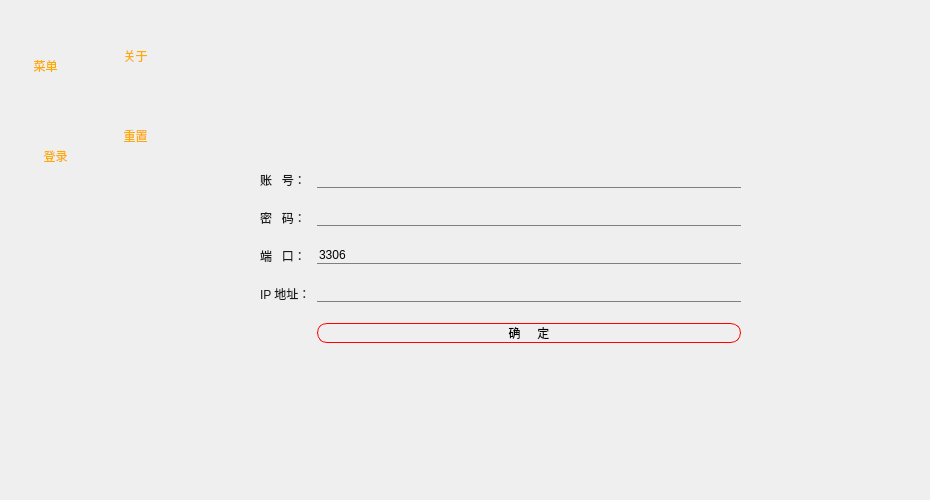
<?xml version="1.0" encoding="UTF-8"?>
<ui version="4.0">
 <class>Form</class>
 <widget class="QWidget" name="Form">
  <property name="enabled">
   <bool>true</bool>
  </property>
  <property name="geometry">
   <rect>
    <x>0</x>
    <y>0</y>
    <width>930</width>
    <height>500</height>
   </rect>
  </property>
  <property name="minimumSize">
   <size>
    <width>930</width>
    <height>500</height>
   </size>
  </property>
  <property name="maximumSize">
   <size>
    <width>928</width>
    <height>498</height>
   </size>
  </property>
  <property name="windowTitle">
   <string>Form</string>
  </property>
  <property name="styleSheet">
   <string notr="true">QWidget#Form{
	border-image: url(:/register/register.jpg);
}
</string>
  </property>
  <widget class="QPushButton" name="register_menu_btn">
   <property name="geometry">
    <rect>
     <x>10</x>
     <y>30</y>
     <width>71</width>
     <height>71</height>
    </rect>
   </property>
   <property name="styleSheet">
    <string notr="true">QPushButton{
border-radius:35px;
background-color:transparent;
color:rgb(255, 170, 0);
font: 14pt &quot;隶书&quot;;}
QPushButton:hover{
border-radius:35px;
background-color:rgb(255, 255, 255);
color: rgb(255, 85, 0);
font: 14pt &quot;隶书&quot;;}
QPushButton:pressed{
border-radius:35px;
background-color:rgb(255, 255, 255);
color:rgb(112, 112, 112);
font: 14pt &quot;隶书&quot;;}
QPushButton:checked{
border-radius:35px;
background-color:transparent;
color: rgb(170, 255, 127);
font: 14pt &quot;隶书&quot;;}
</string>
   </property>
   <property name="text">
    <string>菜单</string>
   </property>
   <property name="checkable">
    <bool>true</bool>
   </property>
  </widget>
  <widget class="QPushButton" name="registert_about_btn">
   <property name="geometry">
    <rect>
     <x>100</x>
     <y>20</y>
     <width>71</width>
     <height>71</height>
    </rect>
   </property>
   <property name="styleSheet">
    <string notr="true">QPushButton{
border-radius:35px;
background-color:transparent;
color:rgb(255, 170, 0);
font: 14pt &quot;隶书&quot;;}
QPushButton:hover{
border-radius:35px;
background-color:rgb(255, 255, 255);
color: rgb(255, 85, 0);
font: 14pt &quot;隶书&quot;;}
QPushButton:pressed{
border-radius:35px;
background-color:transparent;
color:rgb(255, 0, 0);
font: 14pt &quot;隶书&quot;;}</string>
   </property>
   <property name="text">
    <string>关于</string>
   </property>
  </widget>
  <widget class="QPushButton" name="register_reset_btn">
   <property name="geometry">
    <rect>
     <x>100</x>
     <y>100</y>
     <width>71</width>
     <height>71</height>
    </rect>
   </property>
   <property name="styleSheet">
    <string notr="true">QPushButton{
border-radius:35px;
background-color:transparent;
color:rgb(255, 170, 0);
font: 14pt &quot;隶书&quot;;}
QPushButton:hover{
border-radius:35px;
background-color:rgb(255, 255, 255);
color: rgb(255, 85, 0);
font: 14pt &quot;隶书&quot;;}
QPushButton:pressed{
border-radius:35px;
background-color:transparent;
color:rgb(255, 0, 0);
font: 14pt &quot;隶书&quot;;}</string>
   </property>
   <property name="text">
    <string>重置</string>
   </property>
  </widget>
  <widget class="QPushButton" name="register_logon_btn">
   <property name="geometry">
    <rect>
     <x>20</x>
     <y>120</y>
     <width>71</width>
     <height>71</height>
    </rect>
   </property>
   <property name="styleSheet">
    <string notr="true">QPushButton{
border-radius:35px;
background-color:transparent;
color:rgb(255, 170, 0);
font: 14pt &quot;隶书&quot;;}
QPushButton:hover{
border-radius:35px;
background-color:rgb(255, 255, 255);
color: rgb(255, 85, 0);
font: 14pt &quot;隶书&quot;;}
QPushButton:pressed{
border-radius:35px;
background-color:transparent;
color:rgb(255, 0, 0);
font: 14pt &quot;隶书&quot;;}</string>
   </property>
   <property name="text">
    <string>登录</string>
   </property>
  </widget>
  <widget class="QWidget" name="layoutWidget">
   <property name="geometry">
    <rect>
     <x>260</x>
     <y>171</y>
     <width>481</width>
     <height>331</height>
    </rect>
   </property>
   <property name="styleSheet">
    <string>background-color:transparent;
color:rgb(109, 109, 109);
border:none;
border-bottom:1px solid lightgray;
</string>
   </property>
   <layout class="QFormLayout" name="formLayout">
    <property name="verticalSpacing">
     <number>20</number>
    </property>
    <item row="0" column="0">
     <widget class="QLabel" name="label_4">
      <property name="styleSheet">
       <string notr="true">color: rgb(27, 27, 27);
font: 14pt &quot;隶书&quot;;
border:none</string>
      </property>
      <property name="text">
       <string>账   号：</string>
      </property>
     </widget>
    </item>
    <item row="1" column="0">
     <widget class="QLabel" name="label">
      <property name="styleSheet">
       <string notr="true">color: rgb(27, 27, 27);
font: 14pt &quot;隶书&quot;;
border:none</string>
      </property>
      <property name="text">
       <string>密   码：</string>
      </property>
     </widget>
    </item>
    <item row="1" column="1">
     <widget class="QLineEdit" name="register_password_lineedit">
      <property name="styleSheet">
       <string notr="true">background-color:transparent;
border:none;
border-bottom:1px solid rgb(127, 127, 127);
color:rgb(0, 0, 0);
font: 14pt &quot;黑体&quot;;
</string>
      </property>
      <property name="echoMode">
       <enum>QLineEdit::PasswordEchoOnEdit</enum>
      </property>
     </widget>
    </item>
    <item row="2" column="0">
     <widget class="QLabel" name="label_2">
      <property name="styleSheet">
       <string notr="true">color: rgb(27, 27, 27);
font: 14pt &quot;隶书&quot;;
border:none</string>
      </property>
      <property name="text">
       <string>端   口：</string>
      </property>
     </widget>
    </item>
    <item row="2" column="1">
     <widget class="QLineEdit" name="register_port_lineedit">
      <property name="styleSheet">
       <string notr="true">background-color:transparent;
border:none;
border-bottom:1px solid rgb(127, 127, 127);
color:rgb(0, 0, 0);
font: 14pt &quot;黑体&quot;;
</string>
      </property>
      <property name="text">
       <string>3306</string>
      </property>
     </widget>
    </item>
    <item row="3" column="0">
     <widget class="QLabel" name="label_3">
      <property name="styleSheet">
       <string notr="true">color: rgb(27, 27, 27);
font: 14pt &quot;隶书&quot;;
border:none</string>
      </property>
      <property name="text">
       <string>IP 地址：</string>
      </property>
     </widget>
    </item>
    <item row="4" column="1">
     <widget class="QPushButton" name="register_register_btn">
      <property name="enabled">
       <bool>false</bool>
      </property>
      <property name="styleSheet">
       <string notr="true">QPushButton{
	border-radius:10px;
	background-color:transparent;
	color:rgb(0, 0, 0);
	border-color: rgb(0, 0, 0);
	font: 16pt &quot;隶书&quot;;
}
QPushButton:hover{
	border-radius:10px;
	background-color:rgb(255, 255, 255);
	color:rgb(0, 0, 0);
	font: 17pt &quot;隶书&quot;;
}
QPushButton:pressed{
	border-radius:10px;
	background-color:transparent;
	background-color:rgb(255, 255, 255);
	color:rgb(0, 170, 0);
	font: 17pt &quot;隶书&quot;;
}
QPushButton:disabled{	
	background-color:transparent;
	border:1px solid rgb(127, 127, 127);
	border-color: rgb(255, 0, 0);
	font: 16pt &quot;隶书&quot;;
}</string>
      </property>
      <property name="text">
       <string>确     定</string>
      </property>
      <property name="checkable">
       <bool>false</bool>
      </property>
     </widget>
    </item>
    <item row="0" column="1">
     <widget class="QLineEdit" name="register_username_lineedit">
      <property name="styleSheet">
       <string notr="true">background-color:transparent;
border:none;
border-bottom:1px solid rgb(127, 127, 127);
color:rgb(0, 0, 0);
font: 14pt &quot;黑体&quot;;
</string>
      </property>
      <property name="text">
       <string/>
      </property>
     </widget>
    </item>
    <item row="3" column="1">
     <widget class="QLineEdit" name="register_ip_lineedit">
      <property name="styleSheet">
       <string notr="true">background-color:transparent;
border:none;
border-bottom:1px solid rgb(127, 127, 127);
color:rgb(0, 0, 0);
font: 14pt &quot;黑体&quot;;
</string>
      </property>
      <property name="text">
       <string/>
      </property>
     </widget>
    </item>
   </layout>
  </widget>
 </widget>
 <resources>
  <include location="../image/register.qrc"/>
 </resources>
 <connections>
  <connection>
   <sender>register_menu_btn</sender>
   <signal>clicked(bool)</signal>
   <receiver>Form</receiver>
   <slot>show_hide_menu()</slot>
   <hints>
    <hint type="sourcelabel">
     <x>43</x>
     <y>67</y>
    </hint>
    <hint type="destinationlabel">
     <x>0</x>
     <y>118</y>
    </hint>
   </hints>
  </connection>
  <connection>
   <sender>registert_about_btn</sender>
   <signal>clicked()</signal>
   <receiver>Form</receiver>
   <slot>about_lk()</slot>
   <hints>
    <hint type="sourcelabel">
     <x>165</x>
     <y>45</y>
    </hint>
    <hint type="destinationlabel">
     <x>237</x>
     <y>63</y>
    </hint>
   </hints>
  </connection>
  <connection>
   <sender>register_reset_btn</sender>
   <signal>clicked()</signal>
   <receiver>Form</receiver>
   <slot>reset_lk()</slot>
   <hints>
    <hint type="sourcelabel">
     <x>150</x>
     <y>135</y>
    </hint>
    <hint type="destinationlabel">
     <x>255</x>
     <y>160</y>
    </hint>
   </hints>
  </connection>
  <connection>
   <sender>register_logon_btn</sender>
   <signal>clicked()</signal>
   <receiver>Form</receiver>
   <slot>close()</slot>
   <hints>
    <hint type="sourcelabel">
     <x>34</x>
     <y>170</y>
    </hint>
    <hint type="destinationlabel">
     <x>24</x>
     <y>251</y>
    </hint>
   </hints>
  </connection>
  <connection>
   <sender>register_register_btn</sender>
   <signal>clicked()</signal>
   <receiver>Form</receiver>
   <slot>register_lk()</slot>
   <hints>
    <hint type="sourcelabel">
     <x>516</x>
     <y>466</y>
    </hint>
    <hint type="destinationlabel">
     <x>417</x>
     <y>429</y>
    </hint>
   </hints>
  </connection>
  <connection>
   <sender>register_password_lineedit</sender>
   <signal>textChanged(QString)</signal>
   <receiver>Form</receiver>
   <slot>register_username_password_repassword_lineedit_lk()</slot>
   <hints>
    <hint type="sourcelabel">
     <x>596</x>
     <y>281</y>
    </hint>
    <hint type="destinationlabel">
     <x>974</x>
     <y>246</y>
    </hint>
   </hints>
  </connection>
  <connection>
   <sender>register_username_lineedit</sender>
   <signal>textChanged(QString)</signal>
   <receiver>Form</receiver>
   <slot>register_username_password_repassword_lineedit_lk()</slot>
   <hints>
    <hint type="sourcelabel">
     <x>478</x>
     <y>205</y>
    </hint>
    <hint type="destinationlabel">
     <x>1005</x>
     <y>159</y>
    </hint>
   </hints>
  </connection>
  <connection>
   <sender>register_port_lineedit</sender>
   <signal>textChanged(QString)</signal>
   <receiver>Form</receiver>
   <slot>register_username_password_repassword_lineedit_lk()</slot>
   <hints>
    <hint type="sourcelabel">
     <x>523</x>
     <y>332</y>
    </hint>
    <hint type="destinationlabel">
     <x>1021</x>
     <y>302</y>
    </hint>
   </hints>
  </connection>
  <connection>
   <sender>register_ip_lineedit</sender>
   <signal>textChanged(QString)</signal>
   <receiver>Form</receiver>
   <slot>register_username_password_repassword_lineedit_lk()</slot>
   <hints>
    <hint type="sourcelabel">
     <x>493</x>
     <y>395</y>
    </hint>
    <hint type="destinationlabel">
     <x>1049</x>
     <y>358</y>
    </hint>
   </hints>
  </connection>
 </connections>
 <slots>
  <slot>show_hide_menu()</slot>
  <slot>about_lk()</slot>
  <slot>reset_lk()</slot>
  <slot>logon_lk()</slot>
  <slot>register_lk()</slot>
  <slot>register_username_password_repassword_lineedit_lk()</slot>
 </slots>
</ui>
